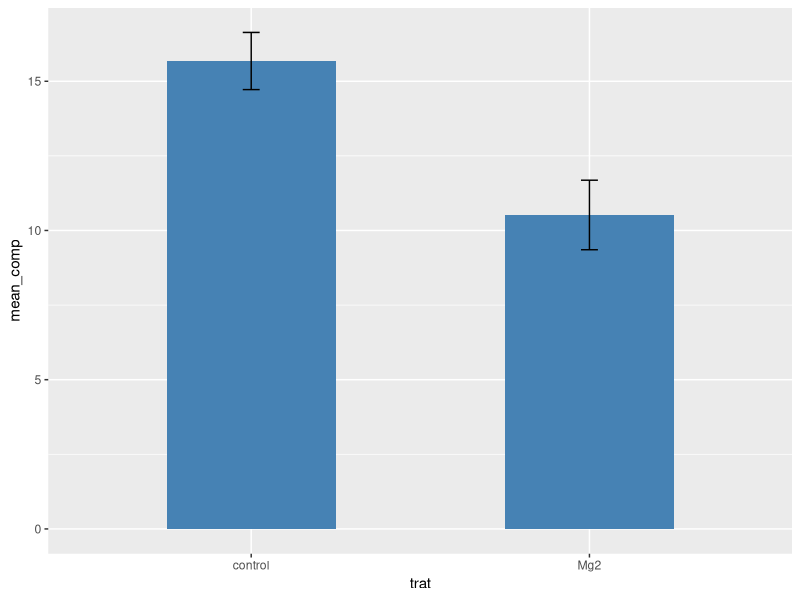
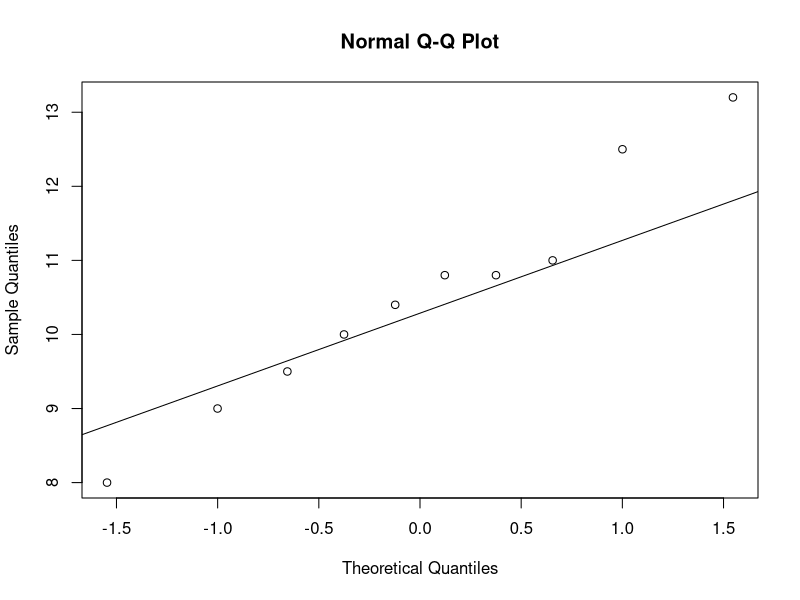
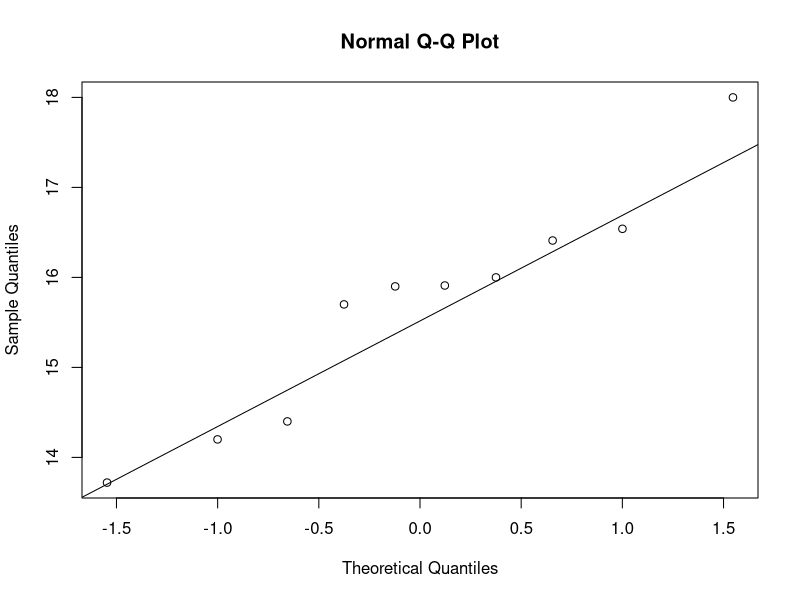

The R script that drew these images, in order:
## ---- chunk 1
library(magrittr) # para usar pipes
library(ggplot2) # para gráficos
library(dplyr)
library(readxl)
library(tidyr)
## ---- chunk 2
data_mg <- read_excel("dados-diversos.xlsx")
## ---- chunk 3
 # paramétrico
dat2 <- data_mg |> 
  group_by(trat) |> 
  summarise(mean_comp = mean(comp),
    sd_comp = sd(comp),var_comp = var(comp), n = n(),
    se_comp = sd_comp / sqrt(n - 1),
    ci = se_comp * qt(0.025, df = 9))
dat2
## ---- chunk 4
dat2 |> 
  ggplot(aes(trat, mean_comp))+
  geom_col(width = 0.5,
           fill = "steelblue")+
  geom_errorbar(aes(
    ymin = mean_comp - ci,
    ymax = mean_comp + ci
  ),
  width = 0.05
  )
## ---- chunk 5
data_mg2 <- data_mg |> 
  pivot_wider(1, names_from = trat, values_from = comp)
data_mg2

t.test(data_mg2$Mg2, data_mg2$control, paired = F)
## ---- chunk 6
attach(data_mg2)
var.test(Mg2, control)
## ---- chunk 7
shapiro.test(Mg2)
shapiro.test(control)
## ---- chunk 8
qqnorm(Mg2)
qqline(Mg2)
qqnorm(control)
qqline(control)
## ---- chunk 9
escala <- read_excel("dados-diversos.xlsx", "escala")
head(escala)

escala2 <- escala |> 
  select(assessment, rater, acuracia)
escala2|> 
  pivot_wider(1, 
              names_from = assessment,
              values_from = acuracia)
## ---- chunk 10
#attach(escala2)
#t_escala <- t.test(Aided1, Unaided,paired = TRUE,
#var.equal = FALSE) # Resultado: há efeito da escala

#var.test(Aided1,Unaided) # Homocedasticidade
#shapiro.test(Aided1) # Normalidade. p-value maior que 0,05, então não rejeita H0, logo os valores são homogeneos. 
#shapiro.test(Unaided) # p-value maior que 0,05, então não rejeita H0, logo os valores são homogeneos.
#library(report)
#report(t_escala)
#wilcox.test(Aided1, Unaided) # Teste não paramétrico equivalente ao teste t pareado. Utilizar esse teste se houvesse problemas com a normalidade e homocedaticidade.

#escala |> 
#ggplot(aes(assessment, precisao)) +
#geom_boxplot(outlier.color = NA)
